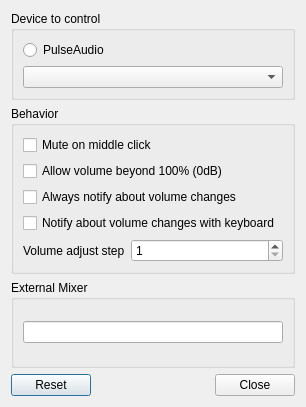
<?xml version="1.0" encoding="UTF-8"?>
<ui version="4.0">
 <class>LXQtVolumeConfiguration</class>
 <widget class="QDialog" name="LXQtVolumeConfiguration">
  <property name="geometry">
   <rect>
    <x>0</x>
    <y>0</y>
    <width>306</width>
    <height>407</height>
   </rect>
  </property>
  <property name="windowTitle">
   <string>Volume Control Settings</string>
  </property>
  <layout class="QVBoxLayout" name="verticalLayout">
   <item>
    <widget class="QGroupBox" name="groupBox">
     <property name="title">
      <string>Device to control</string>
     </property>
     <layout class="QVBoxLayout" name="verticalLayout_2">
      <item>
       <layout class="QHBoxLayout" name="horizontalLayout_2">
        <item>
         <widget class="QRadioButton" name="pulseAudioRadioButton">
          <property name="text">
           <string>PulseAudio</string>
          </property>
         </widget>
        </item>
       </layout>
      </item>
      <item>
       <widget class="QComboBox" name="devAddedCombo"/>
      </item>
     </layout>
    </widget>
   </item>
   <item>
    <widget class="QGroupBox" name="groupBox_2">
     <property name="title">
      <string>Behavior</string>
     </property>
     <layout class="QVBoxLayout" name="verticalLayout_3">
      <item>
       <widget class="QCheckBox" name="muteOnMiddleClickCheckBox">
        <property name="text">
         <string>Mute on middle click</string>
        </property>
       </widget>
      </item>
      <item>
       <widget class="QCheckBox" name="ignoreMaxVolumeCheckBox">
        <property name="text">
         <string>Allow volume beyond 100% (0dB)</string>
        </property>
       </widget>
      </item>
      <item>
       <widget class="QCheckBox" name="alwaysShowNotificationsCheckBox">
        <property name="text">
         <string>Always notify about volume changes</string>
        </property>
       </widget>
      </item>
      <item>
       <widget class="QCheckBox" name="showKeyboardNotificationsCheckBox">
        <property name="text">
         <string>Notify about volume changes with keyboard</string>
        </property>
       </widget>
      </item>
      <item>
       <layout class="QHBoxLayout" name="horizontalLayout">
        <item>
         <widget class="QLabel" name="label">
          <property name="sizePolicy">
           <sizepolicy hsizetype="Maximum" vsizetype="Preferred">
            <horstretch>0</horstretch>
            <verstretch>0</verstretch>
           </sizepolicy>
          </property>
          <property name="text">
           <string>Volume adjust step</string>
          </property>
         </widget>
        </item>
        <item>
         <widget class="QSpinBox" name="stepSpinBox">
          <property name="minimum">
           <number>1</number>
          </property>
         </widget>
        </item>
       </layout>
      </item>
     </layout>
    </widget>
   </item>
   <item>
    <widget class="QGroupBox" name="groupBox_3">
     <property name="title">
      <string>External Mixer</string>
     </property>
     <layout class="QVBoxLayout" name="verticalLayout_4">
      <item>
       <widget class="QLineEdit" name="mixerLineEdit"/>
      </item>
     </layout>
    </widget>
   </item>
   <item>
    <widget class="QDialogButtonBox" name="buttons">
     <property name="orientation">
      <enum>Qt::Horizontal</enum>
     </property>
     <property name="standardButtons">
      <set>QDialogButtonBox::Close|QDialogButtonBox::Reset</set>
     </property>
    </widget>
   </item>
  </layout>
 </widget>
 <resources/>
 <connections>
  <connection>
   <sender>buttons</sender>
   <signal>accepted()</signal>
   <receiver>LXQtVolumeConfiguration</receiver>
   <slot>accept()</slot>
   <hints>
    <hint type="sourcelabel">
     <x>248</x>
     <y>254</y>
    </hint>
    <hint type="destinationlabel">
     <x>157</x>
     <y>274</y>
    </hint>
   </hints>
  </connection>
  <connection>
   <sender>buttons</sender>
   <signal>rejected()</signal>
   <receiver>LXQtVolumeConfiguration</receiver>
   <slot>reject()</slot>
   <hints>
    <hint type="sourcelabel">
     <x>316</x>
     <y>260</y>
    </hint>
    <hint type="destinationlabel">
     <x>286</x>
     <y>274</y>
    </hint>
   </hints>
  </connection>
 </connections>
</ui>
